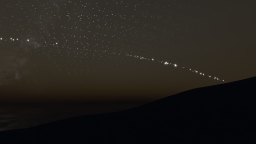
#> input picture data/bookmarks/default_ai_twilight.png, 256 x 144 px
$ python -i make_event_banners.py   (imports and definitions only)
#> lines starting #> are read from the running program, lines starting #| are printed output that depends on the picture
"""Placeholder event-window banners from a harness capture run.

    tools/harness/.venv/Scripts/python tools/make_event_banners.py harness_runs/event_banners [--out assets/events]

Takes each `captures/<id>.png` of a run of tools/harness/scripts/event_banners.satcmd, crops it to its centre 3:1
(the full width, a third of it high, centred), scales it to 960 x 320 and writes `<out>/<id>.png`. No text is drawn:
the window has its own title. A capture that is missing is reported and skipped (the window then draws its text
placeholder for that id). docs/subsystems/sky-events.md "Event windows".
"""
import argparse
import sys
from pathlib import Path

from PIL import Image

IDS = [
    "lunar_eclipse", "comet_inner_planets", "comet_perihelion", "comet_passes_earth", "comet_meteor_storm",
    "australasian_eclipse", "suns_fury", "first_collision", "destroyed_10", "destroyed_50",
    "betelgeuse_explodes", "betelgeuse_fades", "explode_warning",
]
W, H = 960, 320


def banner(src: Path) -> Image.Image:
    im = Image.open(src).convert("RGB")
    w, h = im.size
#> w = 256; h = 144
    cw, ch = w, w // 3
#> cw = 256; ch = 85
    if ch > h:  # (a frame wider than 3:1: keep the height)
        cw, ch = h * 3, h
    x0, y0 = (w - cw) // 2, (h - ch) // 2
#> x0 = 0; y0 = 29
    return im.crop((x0, y0, x0 + cw, y0 + ch)).resize((W, H), Image.LANCZOS)
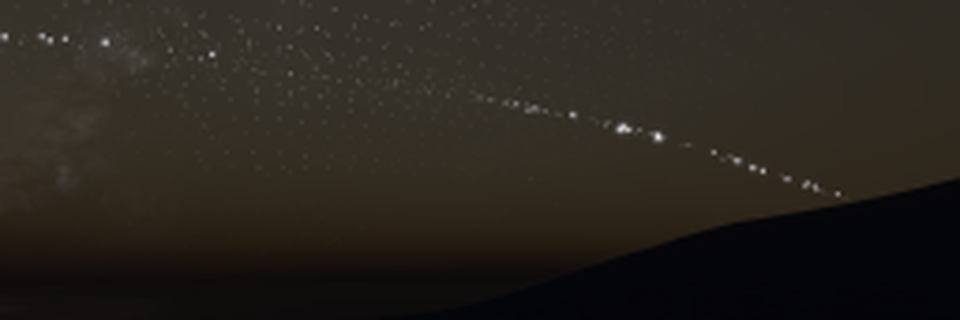
#> returned value: PIL image 960x320 RGB; mean R, G, B 40.4, 35.6, 28.9


def main() -> int:
    ap = argparse.ArgumentParser(description=__doc__.splitlines()[0])
    ap.add_argument("run", type=Path, help="the harness run folder (holds captures/)")
    ap.add_argument("--out", type=Path, default=Path(__file__).resolve().parent.parent / "assets" / "events")
    a = ap.parse_args()
    caps = a.run / "captures" if (a.run / "captures").is_dir() else a.run
    a.out.mkdir(parents=True, exist_ok=True)
    missing = 0
    for i in IDS:
        src = caps / f"{i}.png"
        if not src.exists():
            print(f"missing {src}")
            missing += 1
            continue
        dst = a.out / f"{i}.png"
        banner(src).save(dst, optimize=True)
        print(f"{dst}  <- {src.name}")
    return 1 if missing else 0


# [2 lines not run here, left out]

>>> result = banner('../data/bookmarks/default_ai_twilight.png')
